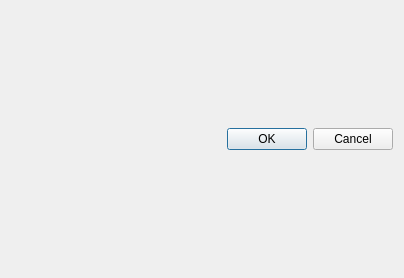
<?xml version="1.0" encoding="UTF-8"?>
<ui version="4.0">
 <class>Dialog</class>
 <widget class="QDialog" name="Dialog">
  <property name="geometry">
   <rect>
    <x>0</x>
    <y>0</y>
    <width>404</width>
    <height>278</height>
   </rect>
  </property>
  <property name="windowTitle">
   <string>Dialog</string>
  </property>
  <layout class="QVBoxLayout" name="verticalLayout">
   <item>
    <widget class="QDialogButtonBox" name="buttonBox">
     <property name="orientation">
      <enum>Qt::Horizontal</enum>
     </property>
     <property name="standardButtons">
      <set>QDialogButtonBox::Cancel|QDialogButtonBox::Ok</set>
     </property>
    </widget>
   </item>
  </layout>
 </widget>
 <resources/>
 <connections>
  <connection>
   <sender>buttonBox</sender>
   <signal>accepted()</signal>
   <receiver>Dialog</receiver>
   <slot>accept()</slot>
   <hints>
    <hint type="sourcelabel">
     <x>248</x>
     <y>254</y>
    </hint>
    <hint type="destinationlabel">
     <x>157</x>
     <y>274</y>
    </hint>
   </hints>
  </connection>
  <connection>
   <sender>buttonBox</sender>
   <signal>rejected()</signal>
   <receiver>Dialog</receiver>
   <slot>reject()</slot>
   <hints>
    <hint type="sourcelabel">
     <x>316</x>
     <y>260</y>
    </hint>
    <hint type="destinationlabel">
     <x>286</x>
     <y>274</y>
    </hint>
   </hints>
  </connection>
 </connections>
</ui>
